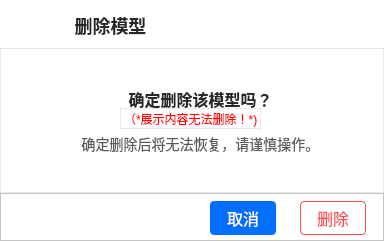
                    <widget class="QWidget" name="delete_dialog" native="true">
                     <property name="geometry">
                      <rect>
                       <x>1240</x>
                       <y>0</y>
                       <width>384</width>
                       <height>241</height>
                      </rect>
                     </property>
                     <property name="styleSheet">
                      <string notr="true">background-color:white</string>
                     </property>
                     <layout class="QVBoxLayout" name="verticalLayout_13" stretch="1,3,1">
                      <property name="spacing">
                       <number>0</number>
                      </property>
                      <property name="leftMargin">
                       <number>0</number>
                      </property>
                      <property name="topMargin">
                       <number>0</number>
                      </property>
                      <property name="rightMargin">
                       <number>0</number>
                      </property>
                      <property name="bottomMargin">
                       <number>0</number>
                      </property>
                      <item>
                       <widget class="QWidget" name="widget_24" native="true">
                        <widget class="QToolButton" name="deletecolsebtn">
                         <property name="geometry">
                          <rect>
                           <x>350</x>
                           <y>0</y>
                           <width>30</width>
                           <height>30</height>
                          </rect>
                         </property>
                         <property name="minimumSize">
                          <size>
                           <width>30</width>
                           <height>30</height>
                          </size>
                         </property>
                         <property name="maximumSize">
                          <size>
                           <width>30</width>
                           <height>30</height>
                          </size>
                         </property>
                         <property name="cursor">
                          <cursorShape>PointingHandCursor</cursorShape>
                         </property>
                         <property name="toolTip">
                          <string>关闭</string>
                         </property>
                         <property name="styleSheet">
                          <string notr="true">QToolButton:hover{
	background-color:transparent;
	background-image: url(:/twoDdisplay/closehover);
    border:0px;}

QToolButton {
	background-color:transparent;
	background-image: url(:/twoDdisplay/close);
    border:0px;
}

</string>
                         </property>
                         <property name="text">
                          <string/>
                         </property>
                        </widget>
                        <widget class="QLabel" name="label_48">
                         <property name="geometry">
                          <rect>
                           <x>60</x>
                           <y>10</y>
                           <width>101</width>
                           <height>31</height>
                          </rect>
                         </property>
                         <property name="styleSheet">
                          <string notr="true">font-size: 18px;
font-family: PingFangSC-Regular, PingFang SC;
font-weight: 500;
color: #262626;</string>
                         </property>
                         <property name="text">
                          <string>删除模型</string>
                         </property>
                         <property name="alignment">
                          <set>Qt::AlignCenter</set>
                         </property>
                        </widget>
                        <widget class="QLabel" name="label_49">
                         <property name="geometry">
                          <rect>
                           <x>20</x>
                           <y>10</y>
                           <width>31</width>
                           <height>31</height>
                          </rect>
                         </property>
                         <property name="text">
                          <string/>
                         </property>
                         <property name="pixmap">
                          <pixmap resource="twoDdisplay.qrc">:/twoDdisplay/deleteicon</pixmap>
                         </property>
                        </widget>
                       </widget>
                      </item>
                      <item>
                       <widget class="QWidget" name="widget_25" native="true">
                        <property name="styleSheet">
                         <string notr="true">border:1px solid rgba(38,38,38,0.1000)</string>
                        </property>
                        <widget class="QLabel" name="label_50">
                         <property name="geometry">
                          <rect>
                           <x>70</x>
                           <y>30</y>
                           <width>261</width>
                           <height>41</height>
                          </rect>
                         </property>
                         <property name="styleSheet">
                          <string notr="true">font-size: 16px;
font-family: PingFangSC-Medium, PingFang SC;
font-weight: 500;
color: rgba(0,0,0,0.8500);
border:none;</string>
                         </property>
                         <property name="text">
                          <string>确定删除该模型吗？</string>
                         </property>
                         <property name="alignment">
                          <set>Qt::AlignCenter</set>
                         </property>
                        </widget>
                        <widget class="QLabel" name="label_51">
                         <property name="geometry">
                          <rect>
                           <x>70</x>
                           <y>80</y>
                           <width>261</width>
                           <height>31</height>
                          </rect>
                         </property>
                         <property name="styleSheet">
                          <string notr="true">font-size: 14px;
font-family: PingFangSC-Regular, PingFang SC;
font-weight: 400;
color: rgba(0,0,0,0.6500);
border:none;</string>
                         </property>
                         <property name="text">
                          <string>确定删除后将无法恢复，请谨慎操作。</string>
                         </property>
                         <property name="alignment">
                          <set>Qt::AlignCenter</set>
                         </property>
                        </widget>
                        <widget class="QLabel" name="label_2">
                         <property name="geometry">
                          <rect>
                           <x>120</x>
                           <y>60</y>
                           <width>141</width>
                           <height>21</height>
                          </rect>
                         </property>
                         <property name="styleSheet">
                          <string notr="true">color:red</string>
                         </property>
                         <property name="text">
                          <string>（*展示内容无法删除！*)</string>
                         </property>
                        </widget>
                       </widget>
                      </item>
                      <item>
                       <widget class="QFrame" name="frame_5">
                        <property name="frameShape">
                         <enum>QFrame::StyledPanel</enum>
                        </property>
                        <property name="frameShadow">
                         <enum>QFrame::Raised</enum>
                        </property>
                        <widget class="QToolButton" name="deleteCancel">
                         <property name="geometry">
                          <rect>
                           <x>210</x>
                           <y>8</y>
                           <width>66</width>
                           <height>34</height>
                          </rect>
                         </property>
                         <property name="minimumSize">
                          <size>
                           <width>66</width>
                           <height>34</height>
                          </size>
                         </property>
                         <property name="maximumSize">
                          <size>
                           <width>66</width>
                           <height>34</height>
                          </size>
                         </property>
                         <property name="cursor">
                          <cursorShape>PointingHandCursor</cursorShape>
                         </property>
                         <property name="styleSheet">
                          <string notr="true">font-size: 16px;
font-family: PingFangSC-Regular, PingFang SC;
font-weight: 400;
color: #ffffff;
background: #006FFE;
border-radius: 4px;
</string>
                         </property>
                         <property name="text">
                          <string>取消</string>
                         </property>
                        </widget>
                        <widget class="QToolButton" name="deleteOK">
                         <property name="geometry">
                          <rect>
                           <x>300</x>
                           <y>8</y>
                           <width>66</width>
                           <height>34</height>
                          </rect>
                         </property>
                         <property name="minimumSize">
                          <size>
                           <width>66</width>
                           <height>34</height>
                          </size>
                         </property>
                         <property name="maximumSize">
                          <size>
                           <width>66</width>
                           <height>34</height>
                          </size>
                         </property>
                         <property name="cursor">
                          <cursorShape>PointingHandCursor</cursorShape>
                         </property>
                         <property name="styleSheet">
                          <string notr="true">font-size: 16px;
font-family: PingFangSC-Regular, PingFang SC;
font-weight: 400;
color: #FF4D4F;
background: #FFFFFF;
border-radius: 4px;
border: 1px solid #FF4D4F;</string>
                         </property>
                         <property name="text">
                          <string>删除</string>
                         </property>
                        </widget>
                       </widget>
                      </item>
                     </layout>
                    </widget>
